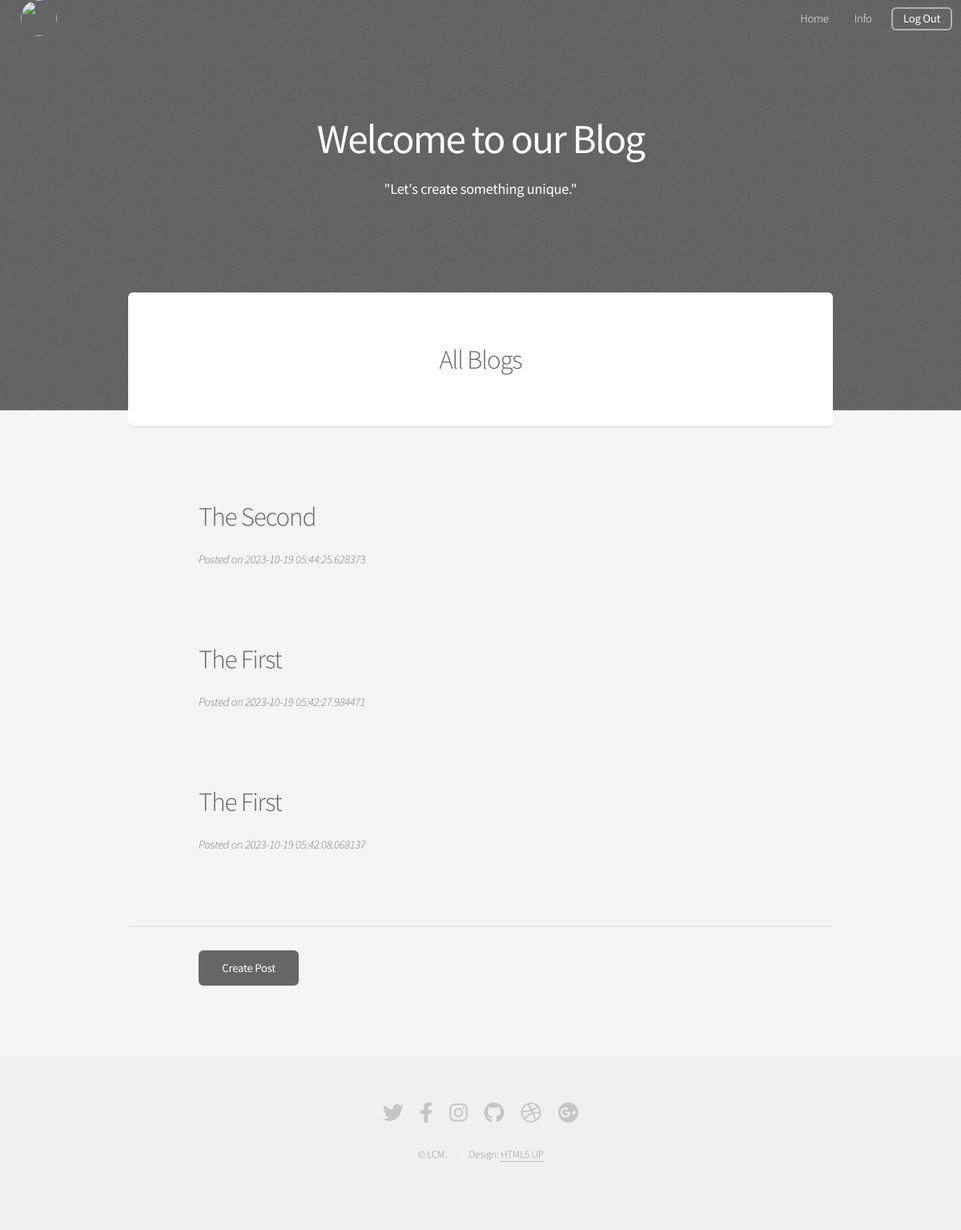
The page /home (signed in) on the database as committed earlier.
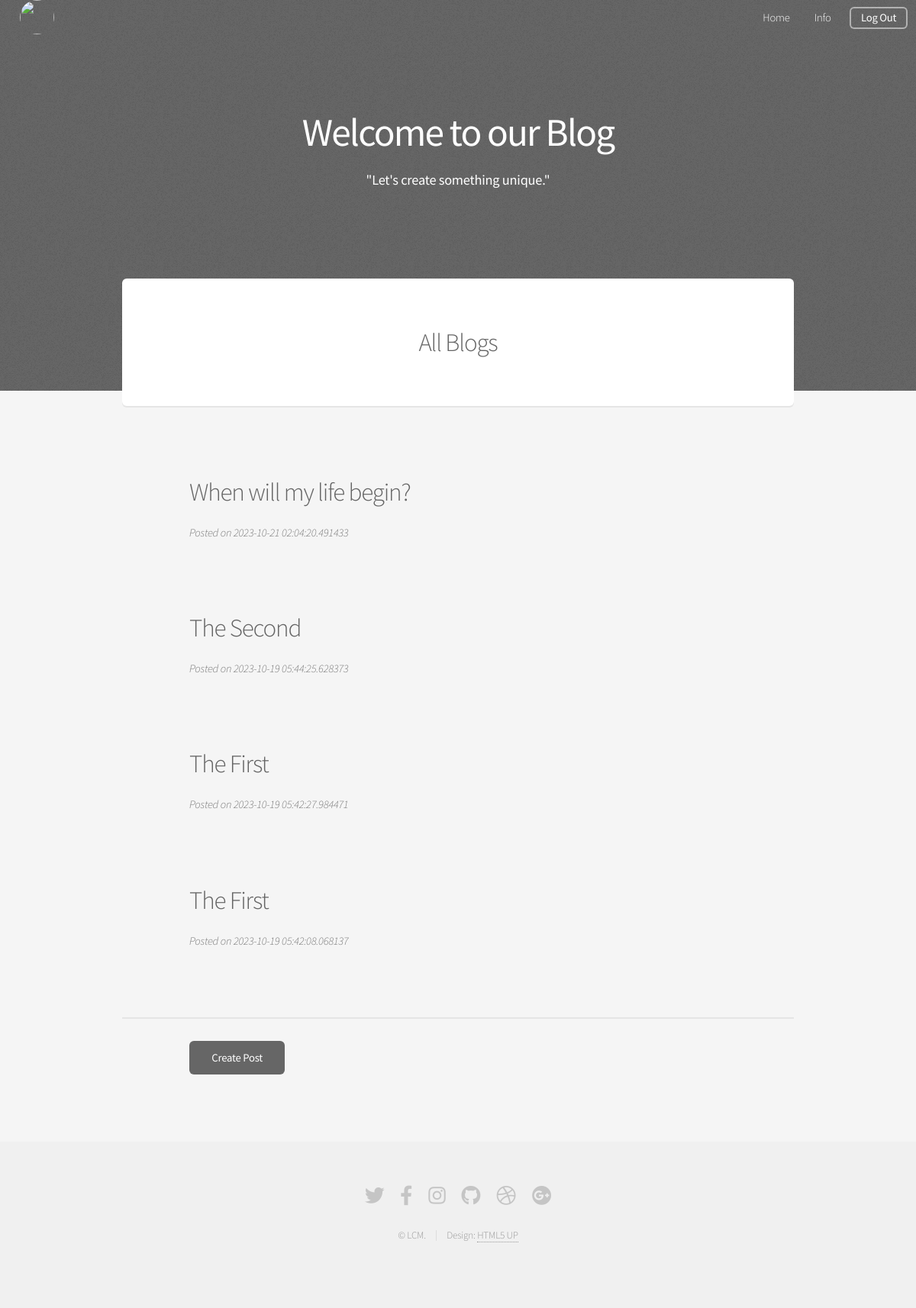
The same page on the database as committed later.
### blog/model.py (models this page shows, shortened)
class Post(db.Model):
    id = db.Column(db.Integer, primary_key=True)
    title = db.Column(db.String(100), nullable=False)
    content = db.Column(db.Text, nullable=False)
    date = db.Column(db.DateTime, nullable=False, default=datetime.utcnow)
    image_cover = db.Column(db.String(20), default="..\static\default_image_cover.jpg")
    post_rela = db.relationship('State', backref=db.backref('post', lazy=True))

### blog/route.py (the view)
@app.route('/')
@app.route('/home')
def home():
    page = request.args.get('page', 1, type=int)
    posts = Post.query.order_by(Post.date.desc()).paginate(page=page, per_page=5)
    return render_template('index.html', posts=posts)

### blog/model.py (called while the page is built)
@login_manager.user_loader
def load_user(user_id):
     return User.query.get(int(user_id))

### blog/templates/index.html (shortened to what this page needs)
<!DOCTYPE HTML>
<html>
	<head>
		<link rel="stylesheet" href="../static/assets/css/main.css" />
	</head>
	<body class="landing is-preload">
		<div id="page-wrapper">
            <header id="header" class="alt">
                {% if current_user.is_authenticated: %}
                <nav style="left: 0.75em; right: auto;">
                    <ul>
                        <li>
                            <a><img src="{{ current_user.avatar }}" class="avatar"></a>
                        </li>
                    </ul>
                </nav>
                {% endif %}
                <nav id="nav">
                    <ul>
                        <li><a href="{{ url_for('home') }}">Home</a></li>
                        {% if current_user.is_authenticated: %}
                        <li><a href="{{ url_for('account') }}" class="icon solid">Info</a></li>
                        <li><a href="{{ url_for('logout') }}" class="button">Log Out</a></li>
                        {% endif %}
                    </ul>
                </nav>
            </header>
            <section id="banner">
                <h2><b style="color: white;">Welcome to our Blog</b></h2>
                <p><b style="color: white;">"Let's create something unique."</b></p>
            </section>
            <section id="main" class="container">
                <section class="box special">
                    <header class="major">
                        <h2>All Blogs</h2>
                    </header>
                </section>
                {% for post in posts: %}
                <div style="margin: 10%">
                    <a href="{{ url_for('post', post_id=post.id) }}">
                    <h2>
                        {{ post.title }}
                    </h2>
                    </a>
                    <i>Posted on {{ post.date }}</i>
                </div>
                {% endfor %}
                {% if current_user.is_authenticated %}
                <hr>
                    <div class="col-12" style="margin: 0 0 0 10%">
                    <ul class="actions">
                        <li><a href="{{ url_for('new_post') }}" class="button special">Create Post</a></li>
                    </ul>
                    </div>
                {% endif %}
            </section>
            <footer id="footer">
                <ul class="icons">
                    <li><a href="#" class="icon brands fa-twitter"><span class="label">Twitter</span></a></li>
                    <li><a href="#" class="icon brands fa-facebook-f"><span class="label">Facebook</span></a></li>
                    <li><a href="#" class="icon brands fa-instagram"><span class="label">Instagram</span></a></li>
                    <li><a href="#" class="icon brands fa-github"><span class="label">Github</span></a></li>
                    <li><a href="#" class="icon brands fa-dribbble"><span class="label">Dribbble</span></a></li>
                    <li><a href="#" class="icon brands fa-google-plus"><span class="label">Google+</span></a></li>
                </ul>
                <ul class="copyright">
                    <li>&copy; LCM.</li><li>Design: <a href="http://html5up.net">HTML5 UP</a></li>
                </ul>
            </footer>
		</div>
	</body>
</html>

Rows that differ between the two databases and show on the page:
added Post: title "When will my life begin?", date "2023-10-21 02:04:20.491433"
